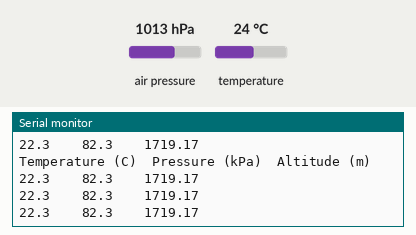
This sketch was run on a simulated Arduino Uno, built with avr-gcc and run on an emulated ATmega328P. On the bench: the last lines printed to the serial monitor. Wiring (inferred from the names in the program): BMP180 pressure sensor at I2C address 0x77. The inputs (shaded band) are chosen by the test bench; at power-on: air pressure 1013 hPa, temperature 24 °C.

Above: at 1.7 s.
1.8 s: air pressure set to 952 hPa
At 2.6 s:
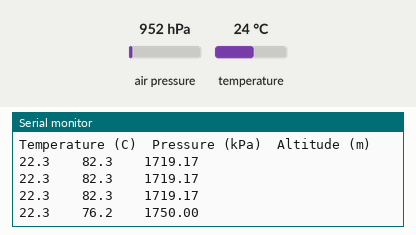
3.3 s: temperature set to 12 °C
At 3.3 s:
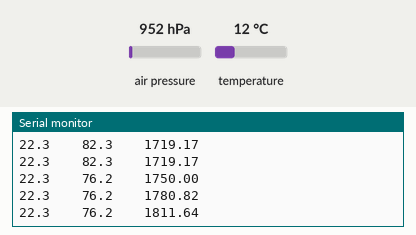
6.3 s: air pressure set to 975 hPa
At 6.7 s:
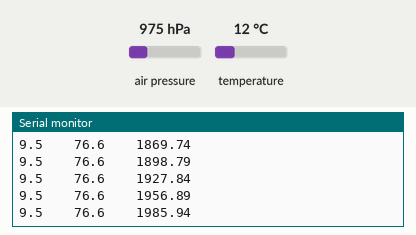
Timing chart, 0 to 9.3 s (numbered marks = the images above; inputs shaded):
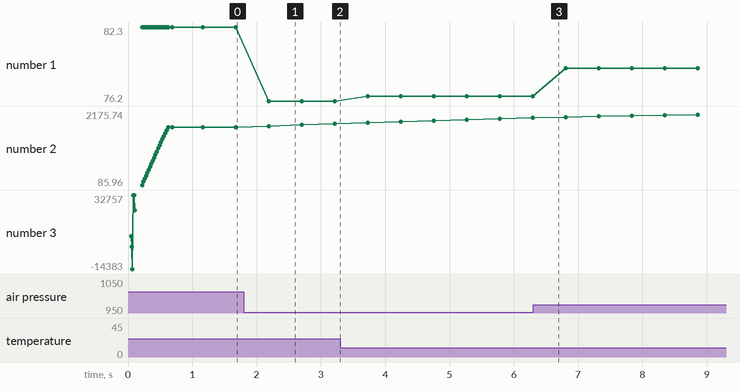

The sketch:

weatherstation.ino
```cpp
//**********************************************
// https://www.sparkfun.com/tutorials/253
//**********************************************

#include <Wire.h>

#define BMP085_ADDRESS 0x77  // I2C address of BMP085
#define BMP085_USE_DATASHEET_VALS 0
#define MODEL_SYNC 0

const unsigned char OSS = 0;  // Oversampling Setting

// Calibration values
int ac1;
int ac2;
int ac3;
unsigned int ac4;
unsigned int ac5;
unsigned int ac6;
int b1;
int b2;
int mb;
int mc;
int md;

// Use these for altitude conversions
const float p0 = 101325;     // average sea-level pressure (Pa)

// b5 is calculated in bmp085GetTemperature(...),
// this variable is also used in bmp085GetPressure(...), so...
// Temperature(...) must be called before Pressure(...).
long b5;

float temperature;
long pressure;
float altitude;

int sampleindex = 0;
const int samplesize = 20;
float samples[samplesize];
float sampletotal=0;
int cheezygraph_baseline = 668; // Edmonton elevation in meters
int loopcounter = 0;


void setup()
{
  Serial.begin(9600);
  Serial.println("Setting up BMP085");
  Wire.begin();
  bmp085Calibration();

  for (int i = 0; i<samplesize; i++){
    samples[i]=0;
  }
  for (int i = 0; i<samplesize; i++){
    getSamples();
//    cheezygraph_baseline = altitude -  5;
  }
}


void loop()
{
  getSamples();
  delay(500);
}


void getSamples()
{
  temperature = bmp085GetTemperature(bmp085ReadUT());
  pressure = bmp085GetPressure(bmp085ReadUP());
  altitude = bmp085GetAltitude(pressure);

  if (loopcounter++%20 ==0){
    Serial.println("\nTemperature (C)\tPressure (kPa)\tAltitude (m)");
  }
  Serial.print(temperature, 1);  Serial.print("\t\t");
  Serial.print(pressure/1000.0, 1);  Serial.print("\t\t");
//  cheezyGraph(altitude);  Serial.print("\t\t");
  Serial.print(altitude, 2); Serial.print("");
  Serial.println();
}


void cheezyGraph(float sample){
  for (float i=cheezygraph_baseline; i<sample; i=i+0.5){
    Serial.print("|");
  }
}


// Read 1 byte from the BMP085 at 'address'
char bmp085Read(unsigned char address)
{
  unsigned char data;

  Wire.beginTransmission(BMP085_ADDRESS);
  Wire.write(address);
  Wire.endTransmission();

  Wire.requestFrom(BMP085_ADDRESS, 1);
  while(!Wire.available()){ ; /* do nothing */  }
  data = Wire.read();
  return data;
}


// Read 2 bytes from the BMP085
// First byte will be from 'address'
// Second byte will be from 'address'+1
int bmp085ReadInt(unsigned char address)
{
  unsigned char msb, lsb;

  Wire.beginTransmission(BMP085_ADDRESS);
  Wire.write(address);
  Wire.endTransmission();

  Wire.requestFrom(BMP085_ADDRESS, 2);
  while(Wire.available()<2){ ; /* do nothing */  }
  msb = Wire.read();
  lsb = Wire.read();

  return (int) msb<<8 | lsb;
}


// Stores all of the bmp085's calibration values into global variables
// Calibration values are required to calculate temp and pressure
// This function should be called at the beginning of the program
void  bmp085Calibration() {
#if BMP085_USE_DATASHEET_VALS
  ac1 = 408;
  ac2 = -72;
  ac3 = -14383;
  ac4 = 32741;
  ac5 = 32757;
  ac6 = 23153;
  b1  = 6190;
  b2  = 4;
  mb  = -32768;
  mc  = -8711;
  md  = 2858;
#else
  ac1 = bmp085ReadInt(0xAA);
  ac2 = bmp085ReadInt(0xAC);
  ac3 = bmp085ReadInt(0xAE);
  ac4 = bmp085ReadInt(0xB0);
  ac5 = bmp085ReadInt(0xB2);
  ac6 = bmp085ReadInt(0xB4);
  b1 = bmp085ReadInt(0xB6);
  b2 = bmp085ReadInt(0xB8);
  mb = bmp085ReadInt(0xBA);
  mc = bmp085ReadInt(0xBC);
  md = bmp085ReadInt(0xBE);

  // adjustments for this specific sensor
  md = 1882;
  ac1 = 6535;
#endif
  Serial.println("Reading Calibration Data");
  Serial.print("AC1: ");  Serial.println(ac1,DEC);
  Serial.print("AC2: ");  Serial.println(ac2,DEC);
  Serial.print("AC3: ");  Serial.println(ac3,DEC);
  Serial.print("AC4: ");  Serial.println(ac4,DEC);
  Serial.print("AC5: ");  Serial.println(ac5,DEC);
  Serial.print("AC6: ");  Serial.println(ac6,DEC);
  Serial.print("B1: ");  Serial.println(b1,DEC);
  Serial.print("B2: ");  Serial.println(b2,DEC);
  Serial.print("MB: ");  Serial.println(mb,DEC);
  Serial.print("MC: ");  Serial.println(mc,DEC);
  Serial.print("MD: ");  Serial.println(md,DEC);
}


// Read the uncompensated temperature value
unsigned int bmp085ReadUT()
{
  unsigned int ut;

  // Write 0x2E into Register 0xF4
  // This requests a temperature reading
  Wire.beginTransmission(BMP085_ADDRESS);
  Wire.write(0xF4);
  Wire.write(0x2E);
  Wire.endTransmission();

  // Wait at least 4.5ms
  delay(5);

  // Read two bytes from registers 0xF6 and 0xF7
  ut = bmp085ReadInt(0xF6);
#if MODEL_SYNC
  Serial.print("\n\n\n\nut\t");
  Serial.println(ut);
  Serial.print("\t");
  Serial.println();
#endif
return ut;
}


// Read the uncompensated pressure value
unsigned long bmp085ReadUP()
{
  unsigned char msb, lsb, xlsb;
  unsigned long up = 0;

  // Write 0x34+(OSS<<6) into register 0xF4
  // Request a pressure reading w/ oversampling setting
  Wire.beginTransmission(BMP085_ADDRESS);
  Wire.write(0xF4);
  Wire.write(0x34 + (OSS<<6));
  Wire.endTransmission();

  // Wait for conversion, delay time dependent on OSS
  delay(2 + (3<<OSS));

  // Read register 0xF6 (MSB), 0xF7 (LSB), and 0xF8 (XLSB)
  Wire.beginTransmission(BMP085_ADDRESS);
  Wire.write(0xF6);
  Wire.endTransmission();
  Wire.requestFrom(BMP085_ADDRESS, 3);

  // Wait for data to become available
  while(Wire.available() < 3){ ; /* do nothing */  }
  msb = Wire.read();
  lsb = Wire.read();
  xlsb = Wire.read();

  up = (((unsigned long) msb << 16) |
        ((unsigned long) lsb << 8) |
        (unsigned long) xlsb) >> (8-OSS);

#if MODEL_SYNC
  Serial.print("msb\t"); Serial.println(msb);
  Serial.print("lsb\t"); Serial.println(lsb);
  Serial.print("xlsb\t"); Serial.println(xlsb);
  Serial.print("up\t"); Serial.println(up);
#endif
  return up;
}


// Calculate temperature given ut.
// Value returned will be in units of Celsius degrees
float bmp085GetTemperature(unsigned int ut)
{
  long x1, x2, t;

  x1 = (((long)ut - (long)ac6)*(long)ac5) >> 15;
  x2 = ((long)mc << 11)/(x1 + md);
  b5 = x1 + x2;

#if MODEL_SYNC
  Serial.print("x1\t"); Serial.println(x1);
  Serial.print("x2\t"); Serial.println(x2);
  Serial.print("b5\t"); Serial.println(b5);
#endif

  t = ((b5 + 8)>>4);
#if MODEL_SYNC
  Serial.print("t\t"); Serial.println(t);
#endif

  return t/10.0;
}


// Calculate pressure given up
// calibration values must be known
// b5 is also required so bmp085GetTemperature(...) must be called first.
// Value returned will be pressure in units of Pa.
long bmp085GetPressure(unsigned long up)
{
  long x1, x2, x3, b3, b6, p;
  unsigned long b4, b7;

  b6 = b5 - 4000;
  // Calculate B3
  x1 = (b2 * (b6 * b6>>12))>>11;
  x2 = (ac2 * b6)>>11;
  x3 = x1 + x2;
  b3 = (((((long)ac1)*4 + x3)<<OSS) + 2)>>2;

#if MODEL_SYNC
  Serial.print("\n");
  Serial.print("b6\t"); Serial.println(b6);
  Serial.print("x1\t"); Serial.println(x1);
  Serial.print("x2\t"); Serial.println(x2);
  Serial.print("x3\t"); Serial.println(x3);
  Serial.print("b3\t"); Serial.println(b3);
#endif

  // Calculate B4
  x1 = (ac3 * b6)>>13;
  x2 = (b1 * (b6 * b6>>12))>>16;
  x3 = ((x1 + x2) + 2)>>2;
  b4 = (ac4 * (unsigned long)(x3 + 32768))>>15;

#if MODEL_SYNC
  Serial.print("\n");
  Serial.print("x1\t"); Serial.println(x1);
  Serial.print("x2\t"); Serial.println(x2);
  Serial.print("x3\t"); Serial.println(x3);
  Serial.print("b4\t"); Serial.println(b4);
#endif

  b7 = ((unsigned long)(up - b3) * (50000>>OSS));
#if MODEL_SYNC
  Serial.print("b7\t"); Serial.println(b7);
#endif

  if (b7 < 0x80000000) {
    p = (b7*2)/b4;
//    Serial.print("<\np\t"); Serial.println(p);
  } else {
    p = (b7/b4)*2;
//    Serial.print(">\np\t"); Serial.println(p);
  }

  x1 = (p>>8) * (p>>8);
#if MODEL_SYNC
  Serial.print("p\t"); Serial.println(p);
  Serial.print("x1\t"); Serial.println(x1);
#endif

  x1 = (x1 * 3038)>>16;
#if MODEL_SYNC
  Serial.print("x1\t"); Serial.println(x1);
#endif

  x2 = (-7357 * p)>>16;
#if MODEL_SYNC
  Serial.print("x2\t"); Serial.println(x2);
#endif

  p = p + ((x1 + x2 + 3791)>>4);
//  p = p + ((x1 + x2 + 3791 + 18570)>>4);
#if MODEL_SYNC
  Serial.print("p\t"); Serial.println(p);
#endif

// add mysterious adjustment
//   p = p + 774;
  return p;
}


float bmp085GetAltitude(long pressure){
  float alt = (float)44330 * (1 - pow(((float) pressure/p0), 0.190295));
//  Serial.print(alt); Serial.print("-->");
  smooth(alt);
//  Serial.print(alt); Serial.print("-->");
  if (abs(alt-altitude) > 0.25){
    altitude = alt;
  }
//  Serial.println(altitude);
  return altitude;
}


float smoothexponential(float data, float filterVal, float smoothedVal){
  if (filterVal > 1){      // check to make sure param's are within range
    filterVal = .99;
  }else if (filterVal <= 0){
    filterVal = 0;
  }
  smoothedVal = (data * (1 - filterVal)) + (smoothedVal  *  filterVal);
  return (int)smoothedVal;
}


void smooth(float &newValue) {
  sampletotal = sampletotal - samples[sampleindex];
  samples[sampleindex] = newValue;
  sampletotal = sampletotal + samples[sampleindex];
  sampleindex++;
  if (sampleindex >= samplesize){
    sampleindex = 0;
  }
  float average = sampletotal/samplesize;
//  Serial.print(newValue);
//  Serial.print("-->");
//  Serial.println(average);
  newValue = average;
}
```

Measured:
- after the input at 1.8 s, the serial monitor: prints a new line after 0.39 s (image 1)
- plotted number 1: 82.3 → 76.2 after the input at 1.8 s, 76.2 → 76.6 after the input at 3.3 s, 76.6 → 78.9 after the input at 6.3 s
- plotted number 2: 1719.17 → 1811.64 after the input at 1.8 s, 1811.64 → 1985.94 after the input at 3.3 s, 1985.94 → 2135.03 after the input at 6.3 s
